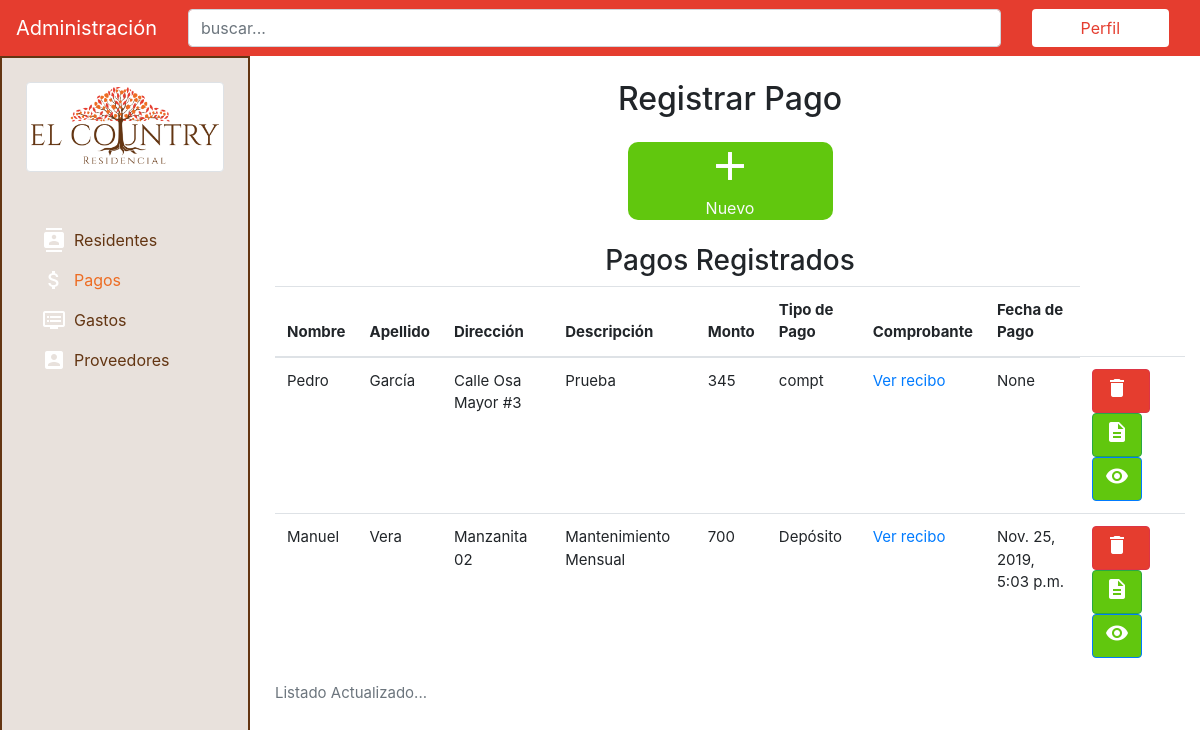
The page /payments/ on the database its author committed.
### payments/models.py (models this page shows, shortened)
class Payments(models.Model):
    name = models.CharField(max_length=50, verbose_name="nombre")
    lastname = models.CharField(max_length=50, verbose_name="apellido")
    address = models.CharField(max_length=100, verbose_name="dirección")
    description = models.CharField(max_length=200, verbose_name="Descripción del Pago")
    amount = models.IntegerField(verbose_name="monto del pago")
    type_of_payment = models.CharField(max_length=50, verbose_name="tipo de pago")
    proof_of_payment = models.ImageField(upload_to='payments', verbose_name="Comprobante de Pago")
    date_of_payment = models.DateTimeField(verbose_name="fecha de pago")
    class Meta:
        verbose_name = "Pago"
        verbose_name_plural = "Pagos"
        ordering = ['-date_of_payment']

### payments/views.py (the view)
# urls.py: path('', views.payments_list, name='payments'),
def payments_list(request):
    payments_listed = Payments.objects.all()
    context = {
        'payments_listed' : payments_listed,
    }
    return render(request, 'payments/payments.html', context)

### payments/templates/payments/payments.html
{% extends 'core/base.html' %}{%block title%}Proveedores{% endblock %}{% block content %}
<main class="pt-4">
    <div class="container">
        <h2 class="text-center mb-4">Registrar Pago</h2>
        <div class="row text-center panel justify-content-center align-middle">
            <div class="col-lg-3 col-md-6 col-12">
                <div class="boton bg-success d-flex align-items-center justify-content-center">
                    <a href="{% url 'add-payment' %}" class="text-light">
                        <i class="material-icons">add</i>
                        <p class="m-0">Nuevo</p>
                    </a>
                </div>
            </div>
        </div>
        <h3 class="text-center mt-4">Pagos Registrados</h3>
        <table class="table">
            <caption>Listado Actualizado...</caption>
            <thead>
                <tr>
                    <th scope="col">Nombre</th>
                    <th scope="col">Apellido</th>
                    <th scope="col">Dirección</th>
                    <th scope="col">Descripción</th>
                    <th scope="col">Monto</th>
                    <th scope="col">Tipo de Pago</th>
                    <th scope="col">Comprobante</th>
                    <th scope="col">Fecha de Pago</th>
                </tr>
            </thead>
            <tbody>
            {% if payments_listed %} {% for payment in payments_listed %}
                <tr>
                    <td>{{ payment.name}}</td>
                    <td>{{ payment.lastname}}</td>
                    <td>{{ payment.address}}</td>
                    <td>{{ payment.description}}</td>
                    <td>{{ payment.amount}}</td>
                    <td>{{ payment.type_of_payment}}</td>
                    <td><a href="{{ payment.proof_of_payment.url }}" class="">Ver recibo</a></td>
                    <td> {{ payment.date_of_payment }}</td>
                    <td>
                        <a href="#" class="btn btn-danger"><i class="material-icons mr-2">delete</i></a>
                        <a href="#" class="btn btn-success"><i class="material-icons">description</i></a>
                        <a href="#" class="btn btn-primary"><i class="material-icons">visibility</i></a>
                    </td>
                </tr>
            {% endfor %}
            {% endif %}
            </tbody>
        </table>
    </div>
</main>
{% endblock %}

### core/static/core/css/styles.css (style rules this page uses)
:root { --primero: #8bc34a; --segundo: #03a9f4; --tercero: #ab47bc; --cuarto: #ffb300; --gris: #ecf0f5; --azul: #25476a; }
html { height: 100%; }
body { min-height: 100%; }
.bg-success, .btn-success { background-color: #61c70e!important; }
.btn-primary, .bg-primary { background-color: #61c70e!important; }
main { margin-left: 260px; position: relative; left: 0; min-height: 100%; }
.boton { min-height: 40px; border-radius: 10px; ; }
.boton i { font-size: 3rem; }
.table { font-size: 15px; }
.material-icons { color: white; }
.btn-danger { background-color: #e53d2f!important; }

### rows shown on the page
Payments: name "Pedro", lastname "García", address "Calle Osa Mayor #3", description "Prueba", amount "345", type_of_payment "compt", date_of_payment "None"
Payments: name "Manuel", lastname "Vera", address "Manzanita 02", description "Mantenimiento Mensual", amount "700", type_of_payment "Depósito", date_of_payment "Nov. 25, 2019, 5:03 p.m."
